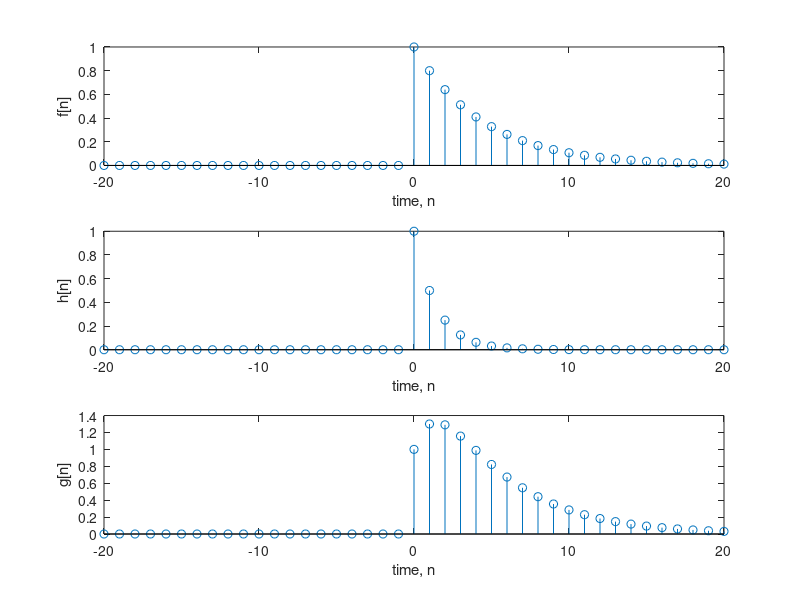

MATLAB code for this plot:
n=-20:20;
unitstep = double(n>=0); % define a discrete heaviside (unit step) function
f = (0.8).^n.*unitstep;
h = (0.5).^n.*unitstep;
g = conv(f,h); % convolution between f and h
subplot(3,1,1);
stem(n,f);
xlabel('time, n'); ylabel('f[n]');
subplot(3,1,2);
stem(n,h);
xlabel('time, n'); ylabel('h[n]');
subplot(3,1,3);
N = ceil(length(h)/2)
size(g)
size(n)
size(g(N:end-N+1))
stem(n,g(N:end-N+1));
xlabel('time, n'); ylabel('g[n]');
shg;